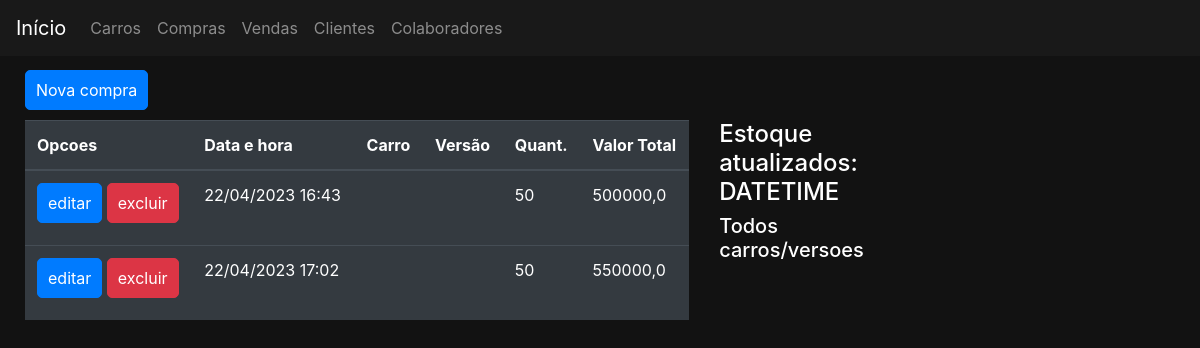
Before: /compras/ with the older database file.
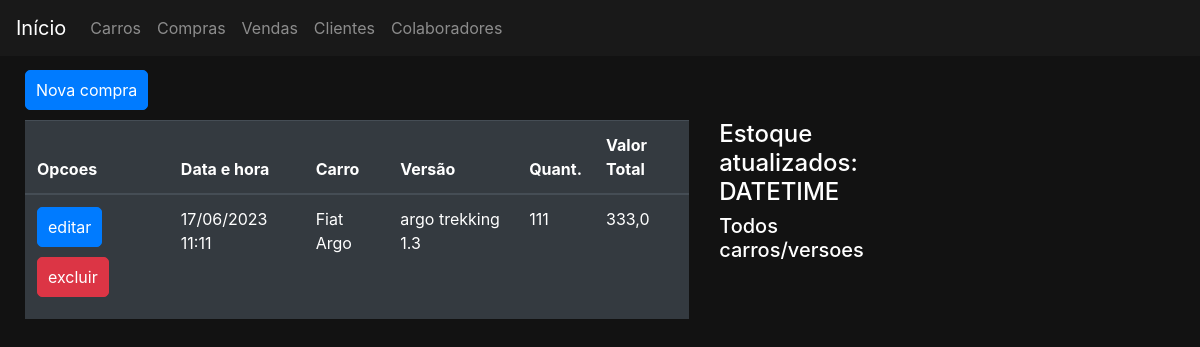
After: the same page with the newer database file.
### compras/models.py (models this page shows, shortened)
class Compra(models.Model):
    dataHora = models.DateTimeField()
    versao = models.ForeignKey(Versao, on_delete=models.DO_NOTHING)
    quantidade = models.IntegerField()
    valorTotal = models.FloatField()

### carros/models.py (models this page shows, shortened)
class Versao(models.Model):
    carro = models.ForeignKey(Carro, on_delete=models.DO_NOTHING)
    nome = models.CharField(max_length=50, unique=True)
    motor = models.ForeignKey(Motor, on_delete=models.DO_NOTHING)
    combustivel = models.ForeignKey(Combustivel, on_delete=models.DO_NOTHING)
    direcao = models.ForeignKey(Direcao, on_delete=models.DO_NOTHING)
    seguranca = models.ManyToManyField(Seguranca, related_name="versao_seguranca", blank=True)
    acessorio = models.ManyToManyField(Acessorio, related_name="versao_acessorio", blank=True)
    imagem = models.ImageField(upload_to='carros', blank=True, null=True)
    ano = models.IntegerField(default='2023')
    modelo = models.IntegerField(default='2023')
    estoque = models.IntegerField(default=0)
    slugVersao = models.SlugField(unique=True, null=True, blank=True)
    class Meta:
        permissions = (
            ('permissao_gerente', 'permissao gerente'),
            ('permissao_vendedor', 'permissao vendendor'),
            ('permissao_funcionario', 'permissao todos funcionarios'),
        )
    def __str__(self):
        return self.nome
    class Meta:
        verbose_name_plural = 'Versoes'

class Carro(models.Model):
    nome = models.CharField(max_length=30, unique=True)
    slugCarro = models.SlugField(unique=True, null=True, blank=True)
    def __str__(self) -> str:
        return self.nome
    class Meta:
        permissions = (
            ('permissao_gerente', 'permissao gerente'),
            ('permissao_supervisor', 'permissao supervisor'),
            ('permissao_vendedor', 'permissao vendendor'),
            ('permissao_funcionario', 'permissao todos funcionarios'),
        )

### compras/views.py (the view)
# urls.py: path('', views.ComprasListar.as_view(), name='listar'),
class ComprasListar(ListView):
    model = Compra
    template_name = 'compras/compras.html'
    paginate_by = 10

### compras/templates/compras/compras.html (shortened to what this page needs)
{% extends 'base.html' %}
{% block pagination %}
    <div class="container">
        <div class="row">
            <div class="col-md-3">
                <a href="{% url 'compras:criar' %}" class=" btn btn-primary botao">Nova compra</a>
            </div>
        </div>
    </div>
{% endblock %}
{% block 'body' %}
    <div class="container">
        <div class="row">
            <div class="col-md-7">
                <table class="table table-dark">
                    <thead>
                        <tr>
                            <th scope="col">Opcoes</th>
                            <th scope="col">Data e hora</th>
                            <th scope="col">Carro</th>
                            <th scope="col">Versão</th>
                            <th scope="col">Quant.</th>
                            <th scope="col">Valor Total</th>
                        </tr>
                    </thead>
                    <tbody>
                        {% for compra in compra_list %}
                            <tr>
                                <td>
                                    <a href="{% url 'compras:editar' compra.pk %}" class="btn btn-primary botao">editar</a>
                                    <a href="{% url 'compras:excluir' compra.pk %}" class="btn btn-danger botao">excluir</a>
                                </td>
                                <td>{{compra.dataHora|date:"d/m/Y H:i"}}</td>
                                <td>{{compra.versao.carro}}</td>
                                <td>{{compra.versao}}</td>
                                <td>{{compra.quantidade}}</td>
                                <td>{{compra.valorTotal}}</td>
                            </tr>
                        {% endfor %}
                    </tbody>
                </table>
            </div>
            <div class="col-md-1">
                <h4>Estoque atualizados: DATETIME</h4>
                <h5>Todos carros/versoes</h5>
            </div>
        </div>
    </div>
{% endblock %}

Changed rows visible on the page:
removed Compra: dataHora "22/04/2023 16:43", quantidade "50", valorTotal "500000,0"
removed Compra: dataHora "22/04/2023 17:02", quantidade "50", valorTotal "550000,0"
added Compra: dataHora "17/06/2023 11:11", versao.carro "Fiat Argo", versao "argo trekking 1.3", quantidade "111", valorTotal "333,0"
